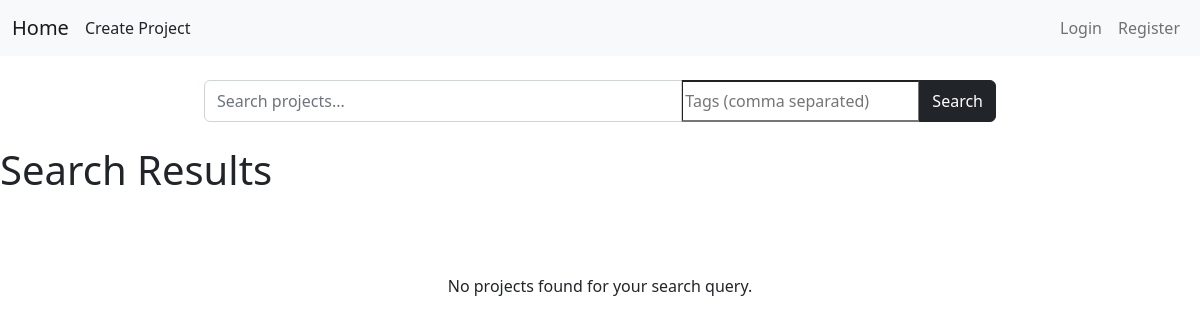
The app's page /project/search/, older data.
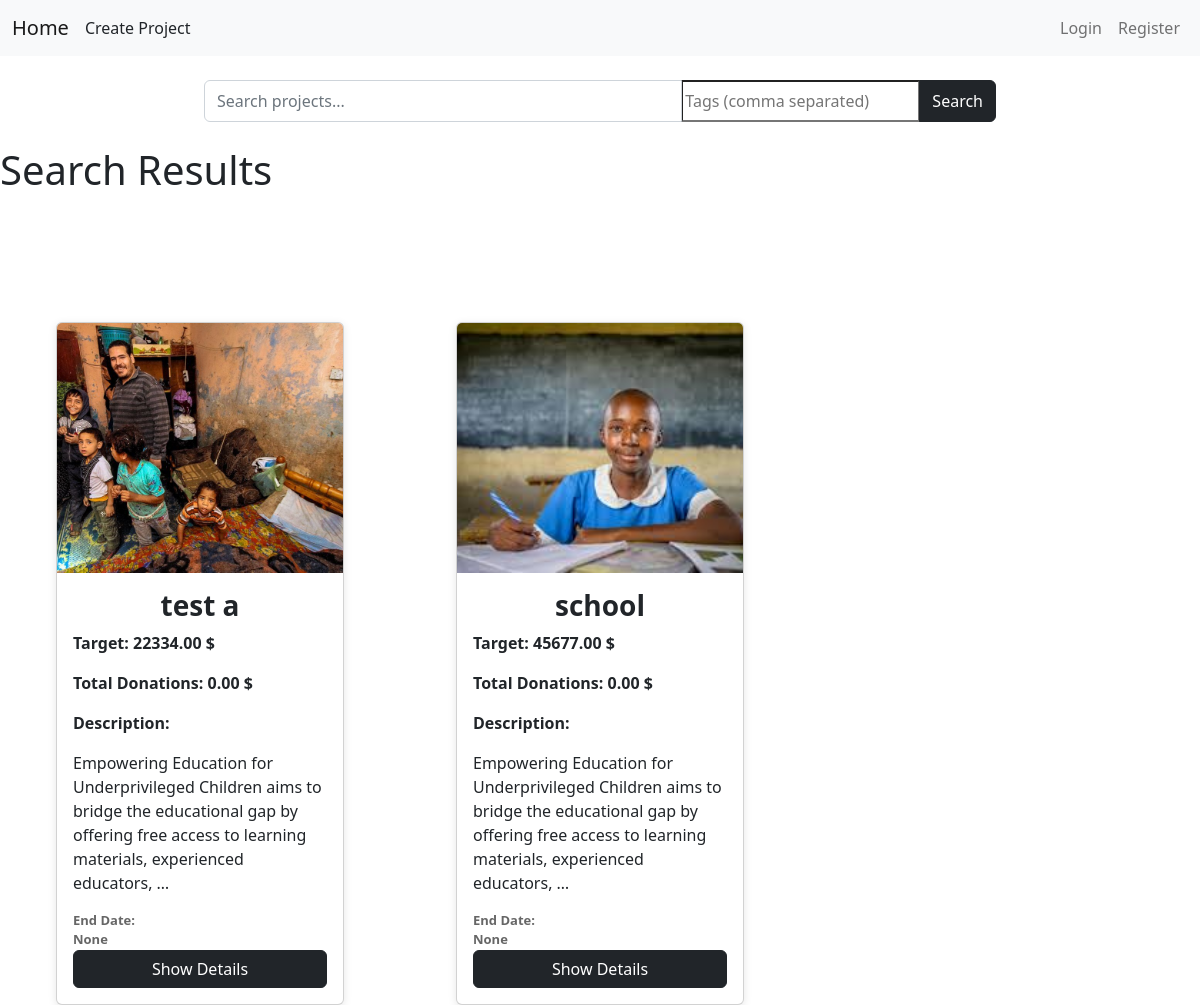
The same page, newer data.
### projects/models.py (models this page shows, shortened)
class Project(models.Model):
    title = models.CharField(max_length=255)
    details = models.TextField()
    average_rating = models.DecimalField(max_digits=3, decimal_places=2, default=0.00)
    total_target = models.DecimalField(max_digits=10, decimal_places=2)
    total_donations = models.DecimalField(max_digits=10, decimal_places=2, default=0.00)
    tags = models.ManyToManyField(Tag)
    start_time = models.DateTimeField(auto_now_add=True)
    end_time = models.DateField()
    project_pic = models.ImageField(upload_to="projects/images/profile_image", null=True, blank=True)
    user = models.ForeignKey(User, on_delete=models.CASCADE)
    donations = JSONField(default=dict)
    category = models.ForeignKey(Category, on_delete=models.CASCADE, null=True, blank=True)

### projects/views.py (the view, shortened to what this page needs)
# urls.py: path("search/",SearchResultsView.as_view(), name="search_result")
class SearchResultsView(ListView):
    model = Project
    template_name = 'search_result.html'
    context_object_name = 'projects'
    def get_queryset(self):
        query = self.request.GET.get("q")
        tag_query = self.request.GET.get('tags', '')
        search_query = Q()
        if query:
            search_query &= Q(title__icontains=query)
        object_list = Project.objects.filter(search_query).distinct()
        return object_list

### projects/templates/search_result.html (shortened to what this page needs)
{% extends 'base.html' %}
{% block 'content' %}
<div class="row mb-4 mt-4">
    <div class="col-md-8 mx-auto">
        <form method="get" action="{% url 'search_result' %}">
            <div class="input-group">
                <input type="text" class="form-control py-2" name="q" placeholder="Search projects..." aria-label="Search projects">
                <input type="text" name="tags" placeholder="Tags (comma separated)" value="{{ request.GET.tags }}">
                <button class="btn btn-dark" type="submit">Search</button>
            </div>
        </form>
    </div>
</div>
<h1>Search Results</h1>
<br><br><br>
{% if projects %}
<div class="container-fluid mt-5">
    <div class="row row-cols-1 row-cols-sm-2 row-cols-md-3 row-cols-lg-4 row-cols-xl-3 g-4">
        {% for project in projects %}
        <div class="col d-flex justify-content-center">
            <div class="card h-100 d-flex flex-column" style="width: 18rem; box-shadow: 0 2px 8px rgba(0, 0, 0, .1);">
                <img src="{{ project.project_pic.url }}" class="card-img-top" style="height: 250px; object-fit: cover;" alt="Project Image"/>
                <div class="card-body d-flex flex-column">
                    <h3 class="card-title fw-bold text-center">{{ project.title }}</h3>
                    <p class="fw-bold">Target: {{ project.total_target }} $</p>
                    <p class="fw-bold">Total Donations: {{ project.total_donations }} $</p>
                    <p class="fw-bold">Description:</p>
                    <p class="description-text">{{ project.details|truncatewords:20 }}</p>
                    <p class="card-text fw-bold m-0" style="color: rgba(0, 0, 0, .6); font-size:13px;">End Date:<br>{{ project.end_time }}</p>
                    <a href="{% url 'show_project' project.id %}" class="btn btn-dark mt-auto">Show Details</a>
                </div>
            </div>
        </div>
        {% endfor %}
    </div>
</div>
{% else %}
    <p class="text-center">No projects found for your search query.</p>
{% endif %}
{% endblock 'content'%}

Row changes from the older to the newer data that the page shows:
added Project: project_pic (picture), title "test a", total_target "22334.00", total_donations "0.00", details "Empowering Education for Underprivileged Children aims to bridge the educational gap by offering free access to learning materials, experienced educators, …", end_time "None"
added Project: project_pic (picture), title "school", total_target "45677.00", total_donations "0.00", details "Empowering Education for Underprivileged Children aims to bridge the educational gap by offering free access to learning materials, experienced educators, …", end_time "None"
Text that changed along with them:
text no longer shown: "No projects found for your search query."
